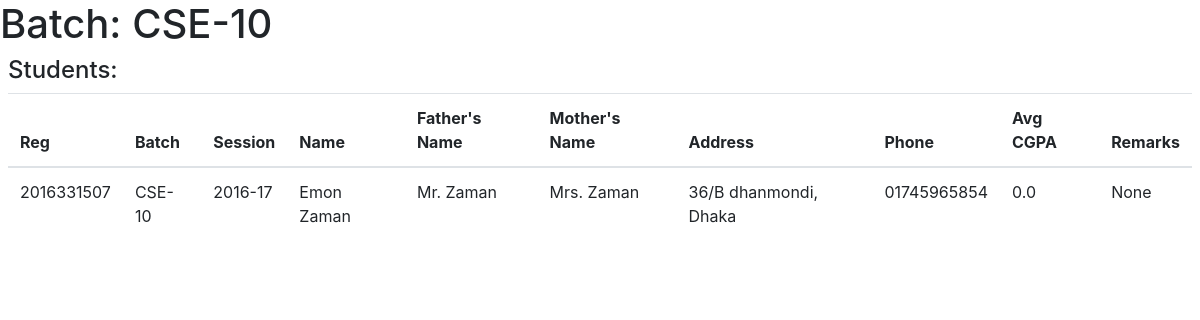
Page /main/students_view/CSE-10 on the committed database.
### main/models.py (models this page shows)
class Student(models.Model):
    id = models.AutoField
    reg_no = models.CharField(max_length=10, default="")
    batch_no = models.CharField(max_length=6, default="")
    session = models.CharField(max_length=8, default="")
    name = models.CharField(max_length=60, default="")
    father_name = models.CharField(max_length=60, default="")
    mother_name = models.CharField(max_length=60, default="")
    address = models.CharField(max_length=100, default="")
    phone = models.CharField(max_length=11, default="")
    isResidential = models.BooleanField(default=False)
    isCR = models.BooleanField(default=False)
    average_cgpa = models.FloatField(default=0)
    remarks = models.CharField(max_length=500, default="")

### main/views.py (the view)
# urls.py: path('students_view/<str:batch_no>', views.students_view, name="students_view"),
def students_view(request, batch_no):
    students = Student.objects.filter(batch_no=batch_no)
    return render(request, 'main/students_view.html', {'batch_no':batch_no, 'students':students})

### main/templates/main/students_view.html (shortened to what this page needs)
{% extends 'main/base.html' %}
{% block body %}
<h1>Batch: {{batch_no}}</h1>
<section class="m-2">
    <h4>Students:</h4>
    <table class="table table-hover">
        <thead>
          <tr>
            <th scope="col">Reg</th>
            <th scope="col">Batch</th>
            <th scope="col">Session</th>
            <th scope="col">Name</th>
            <th scope="col">Father's Name</th>
            <th scope="col">Mother's Name</th>
            <th scope="col">Address</th>
            <th scope="col">Phone</th>
            <th scope="col">Avg CGPA</th>
            <th scope="col">Remarks</th>
          </tr>
        </thead>
        <tbody>
            {% for student in students %}
            <tr>
                <td>{{student.reg_no}}</td>
                <td>{{student.batch_no}}</td>
                <td>{{student.session}}</td>
                <td>{{student.name}}</td>
                <td>{{student.father_name}}</td>
                <td>{{student.mother_name}}</td>
                <td>{{student.address}}</td>
                <td>{{student.phone}}</td>
                <td>{{student.average_cgpa}}</td>
                <td>{{student.remarks}}</td>
            </tr>
            {% endfor %}
        </tbody>
      </table>
</section>
{% endblock %}

### rows in the picture
Student: batch_no "CSE-10", reg_no "2016331507", session "2016-17", name "Emon Zaman", father_name "Mr. Zaman", mother_name "Mrs. Zaman", address "36/B dhanmondi, Dhaka", phone "01745965854", average_cgpa "0.0", remarks "None"
